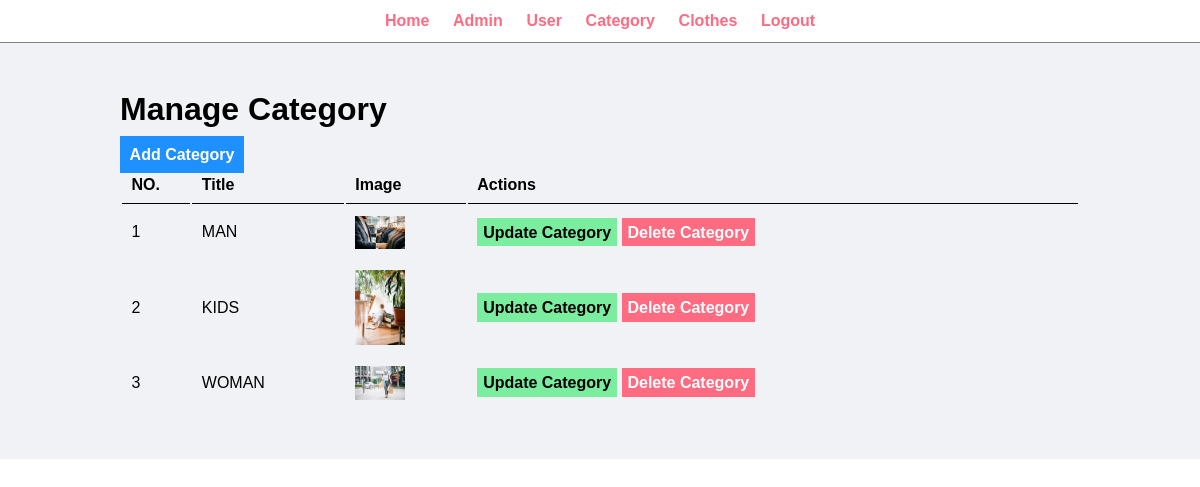
Page /admin/manage-category.php (signed in) on the committed database.
### tables this page shows
CREATE TABLE `category` (
  `id` int(11) NOT NULL,
  `title` varchar(255) NOT NULL,
  `image_name` varchar(255) NOT NULL
);

### admin/manage-category.php (the view, shortened to what this page needs)
<?php
include "partial/menu.php"; ?>
<div class="main-content">
    <div class="wrapper">
        <h1>Manage Category</h1>
        <br>
        <a href="add-category.php" class="btn-primary">Add Category</a>
        <table class="tbl-full">
            <tr>
                <th>NO.</th>
                <th>Title</th>
                <th>Image</th>
                <th>Actions</th>
            </tr>
            <?php
            $sql="select * from category";
            $res=mysqli_query($conn,$sql);
            if($res && $res->num_rows>0){
                $count=0;
                while($category=$res->fetch_assoc()) {
                    $count++;
                    $id = $category['id'];
                    $title = $category['title'];
                    $image_name = $category['image_name'];
                    ?>
                    <tr>
                        <td> <?php echo $count;?></td>
                        <td> <?php echo $title;?></td>
                        <td>
                            <img src="<?php echo $image_name;?> " width="50px">
                        </td>
                        <td>
                            <a href="update-category.php?id=<?php echo $id ?>" class="btn-secondary">Update Category</a>
                            <a href="delete-category.php?id=<?php echo $id ?>" class="btn-danger">Delete Category</a>
                        </td>
                    </tr>
                    <?php
                }
            }else{
                echo "<tr>
                <td colspan='6'>
                    <div class='error'>No Category Added.</div>
                </td>
            </tr>";
            }
            ?>
        </table>
    </div>
</div>

### css/admin.css (style rules this page uses)
* { margin: 0; padding: 0; font-family: Arial, Helvetica, sans-serif; }
.wrapper { padding: 1%; width: 80%; margin: 0 auto; }
.tbl-full { width: 100%; }
table tr th { border-bottom: 1px solid black; padding: 1%; text-align: left; }
table tr td { padding: 1%; }
.btn-primary { background-color: #1e90ff; padding: 1%; color: white; text-decoration: none; font-weight: bold; }
.btn-secondary { background-color: #7bed9f; padding: 1%; color: black; text-decoration: none; font-weight: bold; }
.btn-danger { background-color: #ff6b81; padding: 1%; color: white; text-decoration: none; font-weight: bold; }
.main-content { background-color: #f1f2f6; padding: 3% 0; }

### rows in the picture
category: title "MAN", image_name (picture)
category: title "KIDS", image_name (picture)
category: title "WOMAN", image_name (picture)
